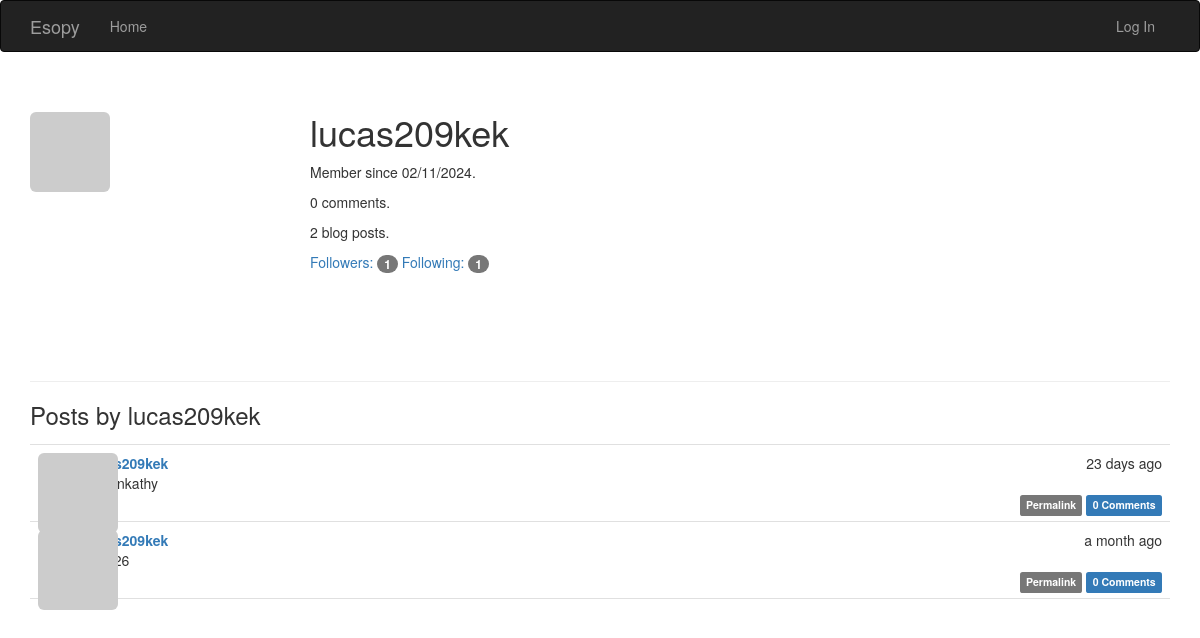
Screenshot of /user/lucas209kek with the database file from the repository.
### app/models.py (models this page shows, shortened)
class User(UserMixin, db.Model):
    __tablename__ = 'users'
    id = db.Column(db.Integer, primary_key=True)
    email = db.Column(db.String(64), unique=True, index=True)
    username = db.Column(db.String(64), unique=True, index=True)
    password_hash = db.Column(db.String(128))
    confirmed = db.Column(db.Boolean, default=False)
    is_admin = db.Column(db.Boolean, default=False)
    is_mod = db.Column(db.Boolean, default =False)
    name = db.Column(db.String(64))
    about_me = db.Column(db.Text())
    member_since = db.Column(db.DateTime(), default=datetime.utcnow)
    avatar_hash = db.Column(db.String(32))
    posts = db.relationship('Post', backref='author', lazy='dynamic')
    followed = db.relationship('Follow',
                               foreign_keys=[Follow.follower_id],
                               backref=db.backref('follower', lazy='joined'),
                               lazy='dynamic',
                               cascade='all, delete-orphan')
    followers = db.relationship('Follow',
                                foreign_keys=[Follow.followed_id],
                                backref=db.backref('followed', lazy='joined'),
                                lazy='dynamic',
                                cascade='all, delete-orphan')
    comments = db.relationship('Comment', backref='author', lazy='dynamic')
    @property
    def password(self):
        raise AttributeError('password is not a readable attribute')
    def gravatar(self, size=100):
        url = 'https://secure.gravatar.com/avatar'
        hash = hashlib.md5(self.email.lower().encode('utf-8')).hexdigest()
        return '{url}/{hash}?s={size}'.format(
            url=url, hash=hash, size=size)

class Post(db.Model):
    __tablename__ = 'posts'
    id = db.Column(db.Integer, primary_key=True)
    body = db.Column(db.Text)
    timestamp = db.Column(db.DateTime, index=True, default=datetime.utcnow)
    author_id = db.Column(db.Integer, db.ForeignKey('users.id'))
    title = db.Column(db.String(64))
    body_html = db.Column(db.Text)
    comments = db.relationship('Comment', backref='post', lazy='dynamic')

### app/main/views.py (the view)
@main.route('/user/<username>')
def user(username):
    user = User.query.filter_by(username=username).first_or_404()
    posts = user.posts.order_by(Post.timestamp.desc()).all()
    return render_template('user.html', user=user, posts=posts)

### app/auth/views.py (called while the page is built)
@auth.before_app_request
def before_request():
    if current_user.is_authenticated \
    and not current_user.confirmed \
    and request.blueprint != 'auth' \
    and request.endpoint != 'static':
        return redirect(url_for('auth.unconfirmed'))

### app/templates/user.html (shortened to what this page needs)
{% extends "base.html" %}
{% block page_content %}
<div class="page-header">
    <img class="img-rounded profile-thumbnail" src="{{ user.gravatar(size=256) }}">
    <div class="profile-header">
        <h1>{{ user.username }}</h1>
        <p>Member since {{ moment(user.member_since).format('L') }}.</p>
        <p>{{ user.comments.count() }} comments.</p>
        <p>{{ user.posts.count() }} blog posts.</p>
        <p>
            <a href="{{ url_for('.followers', username=user.username) }}">Followers: <span class="badge">{{ user.followers.count() }}</span></a>
            <a href="{{ url_for('.followed_by', username=user.username) }}">Following: <span class="badge">{{ user.followed.count() }}</span></a>
        </p>
    </div>
</div>
<h3>Posts by {{ user.username }}</h3>
{% include '_posts.html' %}
{% endblock %}

### app/templates/_posts.html (shortened to what this page needs)
<ul class="posts">
    {% for post in posts %}
    <li class="post">
        <div class="post-thumbnail">
            <a href="{{ url_for('.user', username=post.author.username) }}">
                <img class="img-rounded profile-thumbnail" src="{{ post.author.gravatar(size=40) }}">
            </a>
        </div>
        <div class="post-content">
            <div class="post-date">{{ moment(post.timestamp).fromNow() }}</div>
            <div class="post-author"><a href="{{ url_for('.user', username=post.author.username) }}">{{ post.author.username }}</a></div>
            <div class="post-body">
               {{ post.title }}
            </div>
            <div class="post-footer">
                <a href="{{ url_for('.post', id=post.id) }}">
                    <span class="label label-default">Permalink</span>
                </a>
                <a href="{{ url_for('.post', id=post.id) }}#comments">
                    <span class="label label-primary">{{ post.comments.count() }} Comments</span>
                </a>
            </div>
        </div>
    </li>
    {% endfor %}
</ul>

### app/static/styles.css (style rules this page uses)
.profile-thumbnail { position: absolute; }
.profile-header { min-height: 260px; margin-left: 280px; }
ul.posts { list-style-type: none; padding: 0px; margin: 16px 0px 0px 0px; border-top: 1px solid #e0e0e0; }
ul.posts li.post { padding: 8px; border-bottom: 1px solid #e0e0e0; }
div.post-date { float: right; }
div.post-author { font-weight: bold; }
div.post-thumbnail { position: absolute; }
div.post-content { margin-left: 48px; min-height: 48px; }
div.post-footer { text-align: right; }

### rows the page displays
User: username "lucas209kek", member_since "02/11/2024"
Post: timestamp "23 days ago", author.username "lucas209kek", title "hogankathy", comments.count "0"
Post: timestamp "a month ago", author.username "lucas209kek", comments.count "0"

### other values shown
{{ user.comments.count() }} "0"
{{ user.posts.count() }} "2"
{{ user.followers.count() }} "1"
{{ user.followed.count() }} "1"
